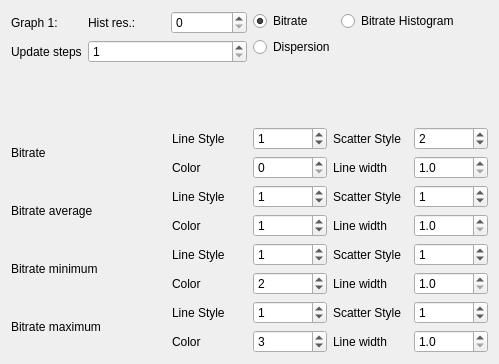
         <widget class="QWidget" name="layoutWidget">
          <property name="geometry">
           <rect>
            <x>1</x>
            <y>1</y>
            <width>499</width>
            <height>364</height>
           </rect>
          </property>
          <layout class="QVBoxLayout" name="verticalLayout_4">
           <item>
            <layout class="QHBoxLayout" name="horizontalLayout_12">
             <item>
              <layout class="QFormLayout" name="formLayout_2">
               <property name="fieldGrowthPolicy">
                <enum>QFormLayout::AllNonFixedFieldsGrow</enum>
               </property>
               <item row="0" column="0">
                <widget class="QLabel" name="label_9">
                 <property name="text">
                  <string>Graph 1:</string>
                 </property>
                </widget>
               </item>
               <item row="1" column="0">
                <widget class="QLabel" name="label_30">
                 <property name="text">
                  <string>Update steps</string>
                 </property>
                </widget>
               </item>
               <item row="1" column="1">
                <widget class="QSpinBox" name="Graph_refresh_rate">
                 <property name="minimum">
                  <number>1</number>
                 </property>
                 <property name="maximum">
                  <number>500</number>
                 </property>
                </widget>
               </item>
               <item row="0" column="1">
                <layout class="QHBoxLayout" name="horizontalLayout_58">
                 <item>
                  <widget class="QLabel" name="label_38">
                   <property name="text">
                    <string>Hist res.:</string>
                   </property>
                  </widget>
                 </item>
                 <item>
                  <widget class="QSpinBox" name="g1_histo_res">
                   <property name="minimum">
                    <number>0</number>
                   </property>
                   <property name="maximum">
                    <number>4</number>
                   </property>
                   <property name="value">
                    <number>0</number>
                   </property>
                  </widget>
                 </item>
                </layout>
               </item>
              </layout>
             </item>
             <item>
              <layout class="QFormLayout" name="formLayout">
               <item row="0" column="0">
                <widget class="QRadioButton" name="Draw_bitrate">
                 <property name="text">
                  <string>Bitrate</string>
                 </property>
                 <property name="checked">
                  <bool>true</bool>
                 </property>
                </widget>
               </item>
               <item row="0" column="1">
                <widget class="QRadioButton" name="draw_Hist">
                 <property name="text">
                  <string>Bitrate Histogram</string>
                 </property>
                </widget>
               </item>
               <item row="1" column="0">
                <widget class="QRadioButton" name="Draw_diff">
                 <property name="text">
                  <string>Dispersion</string>
                 </property>
                </widget>
               </item>
              </layout>
             </item>
            </layout>
           </item>
           <item>
            <layout class="QHBoxLayout" name="horizontalLayout_23">
             <item>
              <widget class="QLabel" name="g1_setup">
               <property name="sizePolicy">
                <sizepolicy hsizetype="Minimum" vsizetype="Minimum">
                 <horstretch>0</horstretch>
                 <verstretch>0</verstretch>
                </sizepolicy>
               </property>
               <property name="minimumSize">
                <size>
                 <width>80</width>
                 <height>0</height>
                </size>
               </property>
               <property name="text">
                <string>Bitrate</string>
               </property>
              </widget>
             </item>
             <item>
              <layout class="QVBoxLayout" name="verticalLayout_3">
               <item>
                <layout class="QHBoxLayout" name="horizontalLayout_5">
                 <item>
                  <widget class="QLabel" name="label_6">
                   <property name="text">
                    <string>Line Style</string>
                   </property>
                  </widget>
                 </item>
                 <item>
                  <widget class="QSpinBox" name="Line_Style">
                   <property name="maximum">
                    <number>5</number>
                   </property>
                   <property name="value">
                    <number>1</number>
                   </property>
                  </widget>
                 </item>
                </layout>
               </item>
               <item>
                <layout class="QHBoxLayout" name="horizontalLayout_7">
                 <item>
                  <widget class="QLabel" name="label_8">
                   <property name="text">
                    <string>Color</string>
                   </property>
                  </widget>
                 </item>
                 <item>
                  <widget class="QSpinBox" name="color_sel">
                   <property name="maximum">
                    <number>5</number>
                   </property>
                   <property name="singleStep">
                    <number>1</number>
                   </property>
                  </widget>
                 </item>
                </layout>
               </item>
              </layout>
             </item>
             <item>
              <layout class="QVBoxLayout" name="verticalLayout_2">
               <item>
                <layout class="QHBoxLayout" name="horizontalLayout_6">
                 <item>
                  <widget class="QLabel" name="label_7">
                   <property name="text">
                    <string>Scatter Style</string>
                   </property>
                  </widget>
                 </item>
                 <item>
                  <widget class="QSpinBox" name="Scatter_Style">
                   <property name="maximum">
                    <number>9</number>
                   </property>
                   <property name="value">
                    <number>2</number>
                   </property>
                  </widget>
                 </item>
                </layout>
               </item>
               <item>
                <layout class="QHBoxLayout" name="horizontalLayout_8">
                 <item>
                  <widget class="QLabel" name="line_width">
                   <property name="text">
                    <string>Line width</string>
                   </property>
                  </widget>
                 </item>
                 <item>
                  <widget class="QDoubleSpinBox" name="width_sel">
                   <property name="decimals">
                    <number>1</number>
                   </property>
                   <property name="minimum">
                    <double>1.000000000000000</double>
                   </property>
                   <property name="maximum">
                    <double>10.000000000000000</double>
                   </property>
                  </widget>
                 </item>
                </layout>
               </item>
              </layout>
             </item>
            </layout>
           </item>
           <item>
            <layout class="QHBoxLayout" name="horizontalLayout_28">
             <item>
              <widget class="QLabel" name="g1_avg">
               <property name="sizePolicy">
                <sizepolicy hsizetype="Minimum" vsizetype="Preferred">
                 <horstretch>0</horstretch>
                 <verstretch>0</verstretch>
                </sizepolicy>
               </property>
               <property name="minimumSize">
                <size>
                 <width>80</width>
                 <height>0</height>
                </size>
               </property>
               <property name="text">
                <string>Bitrate average</string>
               </property>
              </widget>
             </item>
             <item>
              <layout class="QVBoxLayout" name="verticalLayout_8">
               <item>
                <layout class="QHBoxLayout" name="horizontalLayout_13">
                 <item>
                  <widget class="QLabel" name="label_11">
                   <property name="text">
                    <string>Line Style</string>
                   </property>
                  </widget>
                 </item>
                 <item>
                  <widget class="QSpinBox" name="Line_Style_2">
                   <property name="maximum">
                    <number>5</number>
                   </property>
                   <property name="value">
                    <number>1</number>
                   </property>
                  </widget>
                 </item>
                </layout>
               </item>
               <item>
                <layout class="QHBoxLayout" name="horizontalLayout_15">
                 <item>
                  <widget class="QLabel" name="label_13">
                   <property name="text">
                    <string>Color</string>
                   </property>
                  </widget>
                 </item>
                 <item>
                  <widget class="QSpinBox" name="color_sel_2">
                   <property name="maximum">
                    <number>5</number>
                   </property>
                   <property name="singleStep">
                    <number>1</number>
                   </property>
                   <property name="value">
                    <number>1</number>
                   </property>
                  </widget>
                 </item>
                </layout>
               </item>
              </layout>
             </item>
             <item>
              <layout class="QVBoxLayout" name="verticalLayout_6">
               <item>
                <layout class="QHBoxLayout" name="horizontalLayout_14">
                 <item>
                  <widget class="QLabel" name="label_12">
                   <property name="text">
                    <string>Scatter Style</string>
                   </property>
                  </widget>
                 </item>
                 <item>
                  <widget class="QSpinBox" name="Scatter_Style_2">
                   <property name="maximum">
                    <number>9</number>
                   </property>
                   <property name="value">
                    <number>1</number>
                   </property>
                  </widget>
                 </item>
                </layout>
               </item>
               <item>
                <layout class="QHBoxLayout" name="horizontalLayout_9">
                 <item>
                  <widget class="QLabel" name="line_width_2">
                   <property name="text">
                    <string>Line width</string>
                   </property>
                  </widget>
                 </item>
                 <item>
                  <widget class="QDoubleSpinBox" name="width_sel_2">
                   <property name="decimals">
                    <number>1</number>
                   </property>
                   <property name="minimum">
                    <double>1.000000000000000</double>
                   </property>
                   <property name="maximum">
                    <double>10.000000000000000</double>
                   </property>
                  </widget>
                 </item>
                </layout>
               </item>
              </layout>
             </item>
            </layout>
           </item>
           <item>
            <layout class="QHBoxLayout" name="horizontalLayout_29">
             <item>
              <widget class="QLabel" name="g1_min">
               <property name="sizePolicy">
                <sizepolicy hsizetype="Minimum" vsizetype="Preferred">
                 <horstretch>0</horstretch>
                 <verstretch>0</verstretch>
                </sizepolicy>
               </property>
               <property name="minimumSize">
                <size>
                 <width>80</width>
                 <height>0</height>
                </size>
               </property>
               <property name="text">
                <string>Bitrate minimum</string>
               </property>
              </widget>
             </item>
             <item>
              <layout class="QVBoxLayout" name="verticalLayout_16">
               <item>
                <layout class="QHBoxLayout" name="horizontalLayout_19">
                 <item>
                  <widget class="QLabel" name="label_15">
                   <property name="text">
                    <string>Line Style</string>
                   </property>
                  </widget>
                 </item>
                 <item>
                  <widget class="QSpinBox" name="Line_Style_3">
                   <property name="maximum">
                    <number>5</number>
                   </property>
                   <property name="value">
                    <number>1</number>
                   </property>
                  </widget>
                 </item>
                </layout>
               </item>
               <item>
                <layout class="QHBoxLayout" name="horizontalLayout_21">
                 <item>
                  <widget class="QLabel" name="label_17">
                   <property name="text">
                    <string>Color</string>
                   </property>
                  </widget>
                 </item>
                 <item>
                  <widget class="QSpinBox" name="color_sel_3">
                   <property name="maximum">
                    <number>5</number>
                   </property>
                   <property name="singleStep">
                    <number>1</number>
                   </property>
                   <property name="value">
                    <number>2</number>
                   </property>
                  </widget>
                 </item>
                </layout>
               </item>
              </layout>
             </item>
             <item>
              <layout class="QVBoxLayout" name="verticalLayout_9">
               <item>
                <layout class="QHBoxLayout" name="horizontalLayout_20">
                 <item>
                  <widget class="QLabel" name="label_16">
                   <property name="text">
                    <string>Scatter Style</string>
                   </property>
                  </widget>
                 </item>
                 <item>
                  <widget class="QSpinBox" name="Scatter_Style_3">
                   <property name="maximum">
                    <number>9</number>
                   </property>
                   <property name="value">
                    <number>1</number>
                   </property>
                  </widget>
                 </item>
                </layout>
               </item>
               <item>
                <layout class="QHBoxLayout" name="horizontalLayout_10">
                 <item>
                  <widget class="QLabel" name="line_width_3">
                   <property name="text">
                    <string>Line width</string>
                   </property>
                  </widget>
                 </item>
                 <item>
                  <widget class="QDoubleSpinBox" name="width_sel_3">
                   <property name="decimals">
                    <number>1</number>
                   </property>
                   <property name="minimum">
                    <double>1.000000000000000</double>
                   </property>
                   <property name="maximum">
                    <double>10.000000000000000</double>
                   </property>
                  </widget>
                 </item>
                </layout>
               </item>
              </layout>
             </item>
            </layout>
           </item>
           <item>
            <layout class="QHBoxLayout" name="horizontalLayout_30">
             <item>
              <widget class="QLabel" name="g1_max">
               <property name="sizePolicy">
                <sizepolicy hsizetype="Minimum" vsizetype="Preferred">
                 <horstretch>0</horstretch>
                 <verstretch>0</verstretch>
                </sizepolicy>
               </property>
               <property name="minimumSize">
                <size>
                 <width>80</width>
                 <height>0</height>
                </size>
               </property>
               <property name="text">
                <string>Bitrate maximum</string>
               </property>
              </widget>
             </item>
             <item>
              <layout class="QVBoxLayout" name="verticalLayout_18">
               <item>
                <layout class="QHBoxLayout" name="horizontalLayout_25">
                 <item>
                  <widget class="QLabel" name="label_19">
                   <property name="text">
                    <string>Line Style</string>
                   </property>
                  </widget>
                 </item>
                 <item>
                  <widget class="QSpinBox" name="Line_Style_4">
                   <property name="maximum">
                    <number>5</number>
                   </property>
                   <property name="value">
                    <number>1</number>
                   </property>
                  </widget>
                 </item>
                </layout>
               </item>
               <item>
                <layout class="QHBoxLayout" name="horizontalLayout_27">
                 <item>
                  <widget class="QLabel" name="label_21">
                   <property name="text">
                    <string>Color</string>
                   </property>
                  </widget>
                 </item>
                 <item>
                  <widget class="QSpinBox" name="color_sel_4">
                   <property name="maximum">
                    <number>5</number>
                   </property>
                   <property name="singleStep">
                    <number>1</number>
                   </property>
                   <property name="value">
                    <number>3</number>
                   </property>
                  </widget>
                 </item>
                </layout>
               </item>
              </layout>
             </item>
             <item>
              <layout class="QVBoxLayout" name="verticalLayout_17">
               <item>
                <layout class="QHBoxLayout" name="horizontalLayout_26">
                 <item>
                  <widget class="QLabel" name="label_20">
                   <property name="text">
                    <string>Scatter Style</string>
                   </property>
                  </widget>
                 </item>
                 <item>
                  <widget class="QSpinBox" name="Scatter_Style_4">
                   <property name="maximum">
                    <number>9</number>
                   </property>
                   <property name="value">
                    <number>1</number>
                   </property>
                  </widget>
                 </item>
                </layout>
               </item>
               <item>
                <layout class="QHBoxLayout" name="horizontalLayout_11">
                 <item>
                  <widget class="QLabel" name="line_width_4">
                   <property name="text">
                    <string>Line width</string>
                   </property>
                  </widget>
                 </item>
                 <item>
                  <widget class="QDoubleSpinBox" name="width_sel_4">
                   <property name="decimals">
                    <number>1</number>
                   </property>
                   <property name="minimum">
                    <double>1.000000000000000</double>
                   </property>
                   <property name="maximum">
                    <double>10.000000000000000</double>
                   </property>
                  </widget>
                 </item>
                </layout>
               </item>
              </layout>
             </item>
            </layout>
           </item>
          </layout>
         </widget>
